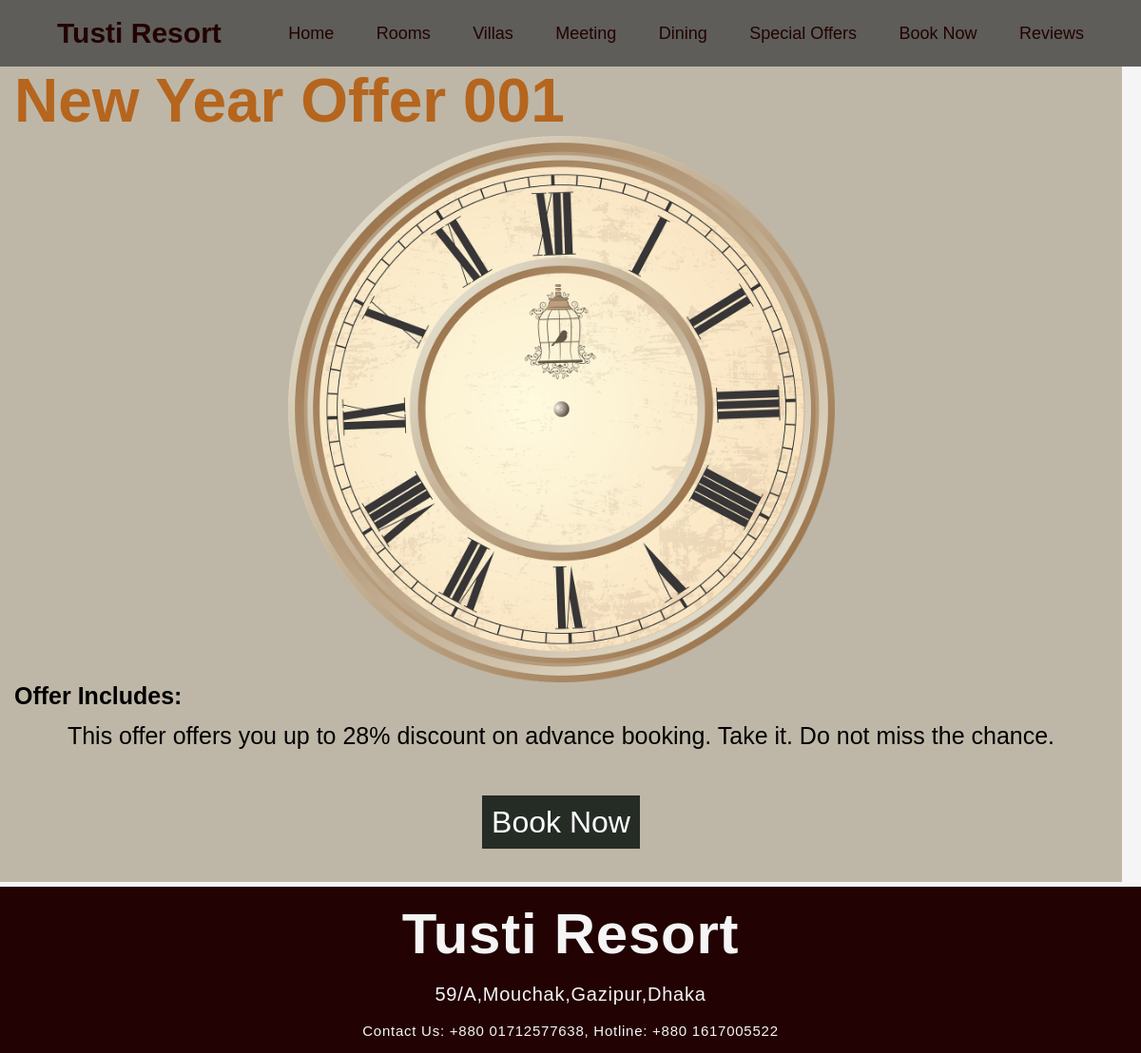
The app's page /src/html-php/offers.php with its own data.
### tables this page shows
CREATE TABLE `offer` (
  `id` int(10) NOT NULL,
  `imageaddress` varchar(32) NOT NULL,
  `offername` varchar(100) NOT NULL,
  `offerdetails` varchar(5000) NOT NULL
);

### src/html-php/offers.php (the view, shortened to what this page needs)
<!DOCTYPE html>
<html lang="en">
<head>
    <link rel="stylesheet" href="../css/style.css">
    <link rel="stylesheet" href="../css/style_home.css">
</head>
<body>
<br/><br/><br/>
<nav>
    <div class="logo"><a href="../html-php/home.php">Tusti Resort</a></div>
    <ul>
            <li><a href="../html-php/home.php">Home</a></li>
            <li><a href="../html-php/rooms.php">Rooms</a></li>
            <li><a href="../html-php/villas.php">Villas</a></li>
            <li><a href="../html-php/meeting.php">Meeting</a></li>
            <li><a href="../html-php/dining.php">Dining</a></li>
            <li><a href="../html-php/offers.php">Special Offers</a></li>
            <li><a href="../html-php/booking.php">Book Now</a></li>
            <li><a href="../html-php/review.php">Reviews</a></li>
        </ul>
</nav>
<?php
    include 'connection.php';
    $queryh = "select * from offer";
    $res= mysqli_query($con,$queryh);
    $i= 1;
    while($row= mysqli_fetch_array($res)){
        $name = $row['offername'];
        $details = $row['offerdetails'];
        $filenameh = $row['imageaddress'];
        if($i % 2==0){
            ?>
            <div class="headerl">
            <h1 style="color: black">
                <?php echo "$name"; ?>
            </h1>
            <?php $sourceimage= "../html-php/uploads/$filenameh"; ?>
            <a href="../html-php/booking.php"><img src= <?php echo $sourceimage ?> alt="Offer"></a>
            <p style="font-size: 25px;text-align: left; padding: 0;margin: 0;"><b>Offer Includes:</b></p>
                <p style="font-size: 25px;"> <?php echo $details ?> </p> <br/>
            <p><a href="../html-php/booking.php">Book Now</a><p>
            </div>
            <?php
        }else{
            ?>
            <div class="header2">
            <h1 style="color: rgb(181,101,29)">
                <?php echo "$name"; ?>
            </h1>
            <?php $sourceimage= "../html-php/uploads/$filenameh"; ?>
            <a href="../html-php/booking.php"><img src= <?php echo $sourceimage ?> alt="Offer"></a>
            <p style="font-size: 25px;text-align: left; padding: 0;margin: 0;"><b>Offer Includes:</b></p>
                <p style="font-size: 25px;"> <?php echo $details ?> </p> <br/>
            <p><a href="../html-php/booking.php">Book Now</a><p>
            </div>
            <?php
        }
        $i++;
    }
?>
    <div class="footer">
        <p style="font-size: 60px;"><b>Tusti Resort</b></p><br>
        <p style="font-size: 20px;">59/A,Mouchak,Gazipur,Dhaka</p><br>
        <p style="font-size: 15px;">Contact Us: +880 01712577638, Hotline:  +880 1617005522</p>
    </div>
</body>
</html>

### src/css/style.css (style rules this page uses)
* { top: 0; padding: 0; margin: 0; box-sizing: border-box; }
body { background-color: whitesmoke; background-size: cover; background-position: center; font-family: sans-serif; }
img { display: block; margin-left: auto; margin-right: auto; width: 50%; }
.header2 { background-color:rgb(190, 183, 167); margin-right: 20px; margin-bottom: 5px; padding: 15px; font-size: 2rem; }
.header2 p { text-align: center; font-size:2rem; margin-top: 5px; padding: 8px; }
.header2 p a { text-decoration: none; background-color: rgb(37, 43, 37); color: white; padding: 10px; }
.footer { color: whitesmoke; background-color: rgb(34, 2, 2); text-align: center; margin-top: 5px; margin-bottom: 0px; padding:15px; letter-spacing: 0.75px; }

### src/css/style_home.css (style rules this page uses)
* { margin: 0; padding: 0; }
body { background-color: whitesmoke; background-size: cover; background-position: center center; height: 100vh; box-sizing: border-box; }
nav { background: rgb(94, 93, 89); width: 100%; position: fixed; top: 0; }
nav:after { content: ''; clear: both; display: table; }
nav .logo { float: left; color: whitesmoke; font-size: 30px; font-weight: 600; line-height: 70px; padding-left: 60px; }
nav .logo a { display: block; color: rgb(34, 2, 2); text-align: center; text-decoration: none; }
nav ul { top: 0; float: right; list-style: none; overflow: hidden; margin-right: 40px; position: sticky; overflow: hidden; }
nav ul li { display: inline-block; background: rgb(94, 93, 89); margin: 0 5px; }
nav ul li a { color:rgb(34, 2, 2); text-decoration: none; line-height: 70px; font-size:18px; padding: 8px 15px; }

### records on screen
offer: offername "New Year Offer 001", imageaddress (picture), offerdetails "This offer offers you up to 28% discount on advance booking. Take it. Do not miss the chance."
